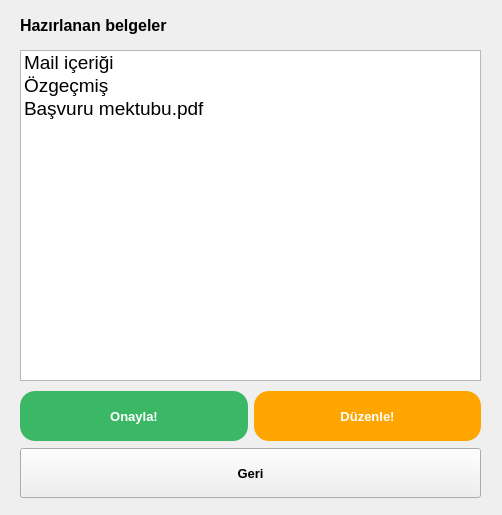
<?xml version="1.0" encoding="UTF-8"?>
<ui version="4.0">
 <class>FILES</class>
 <widget class="QWidget" name="FILES">
  <property name="geometry">
   <rect>
    <x>0</x>
    <y>0</y>
    <width>502</width>
    <height>515</height>
   </rect>
  </property>
  <property name="windowTitle">
   <string>Files</string>
  </property>
  <widget class="QListWidget" name="listWidget">
   <property name="geometry">
    <rect>
     <x>20</x>
     <y>50</y>
     <width>461</width>
     <height>331</height>
    </rect>
   </property>
   <property name="font">
    <font>
     <pointsize>14</pointsize>
    </font>
   </property>
   <property name="isWrapping" stdset="0">
    <bool>false</bool>
   </property>
   <property name="viewMode">
    <enum>QListView::ListMode</enum>
   </property>
   <item>
    <property name="text">
     <string>Mail içeriği</string>
    </property>
    <property name="icon">
     <iconset>
      <normaloff>img/mail.png</normaloff>img/mail.png</iconset>
    </property>
   </item>
   <item>
    <property name="text">
     <string>Özgeçmiş</string>
    </property>
    <property name="icon">
     <iconset>
      <normaloff>img/cv.png</normaloff>img/cv.png</iconset>
    </property>
   </item>
   <item>
    <property name="text">
     <string>Başvuru mektubu.pdf</string>
    </property>
    <property name="icon">
     <iconset>
      <normaloff>img/pdf.png</normaloff>img/pdf.png</iconset>
    </property>
   </item>
  </widget>
  <widget class="QLabel" name="label_4">
   <property name="geometry">
    <rect>
     <x>20</x>
     <y>10</y>
     <width>211</width>
     <height>31</height>
    </rect>
   </property>
   <property name="font">
    <font>
     <pointsize>12</pointsize>
     <weight>75</weight>
     <bold>true</bold>
    </font>
   </property>
   <property name="text">
    <string>Hazırlanan belgeler</string>
   </property>
  </widget>
  <widget class="QWidget" name="verticalLayoutWidget">
   <property name="geometry">
    <rect>
     <x>20</x>
     <y>390</y>
     <width>461</width>
     <height>111</height>
    </rect>
   </property>
   <layout class="QVBoxLayout" name="verticalLayout">
    <item>
     <layout class="QHBoxLayout" name="horizontalLayout">
      <item>
       <widget class="QPushButton" name="pushButton">
        <property name="minimumSize">
         <size>
          <width>0</width>
          <height>50</height>
         </size>
        </property>
        <property name="font">
         <font>
          <family>Yu Gothic UI</family>
          <pointsize>10</pointsize>
          <weight>75</weight>
          <bold>true</bold>
         </font>
        </property>
        <property name="cursor">
         <cursorShape>OpenHandCursor</cursorShape>
        </property>
        <property name="styleSheet">
         <string notr="true">background: #3bb865;
color:white;
border-radius:15px;</string>
        </property>
        <property name="text">
         <string>Onayla!</string>
        </property>
       </widget>
      </item>
      <item>
       <widget class="QPushButton" name="pushButton_2">
        <property name="minimumSize">
         <size>
          <width>0</width>
          <height>50</height>
         </size>
        </property>
        <property name="font">
         <font>
          <family>Yu Gothic UI</family>
          <pointsize>10</pointsize>
          <weight>75</weight>
          <bold>true</bold>
         </font>
        </property>
        <property name="cursor">
         <cursorShape>OpenHandCursor</cursorShape>
        </property>
        <property name="styleSheet">
         <string notr="true">background: orange;
color:white;
border-radius:15px;</string>
        </property>
        <property name="text">
         <string>Düzenle!</string>
        </property>
       </widget>
      </item>
     </layout>
    </item>
    <item>
     <widget class="QPushButton" name="pushButton_3">
      <property name="minimumSize">
       <size>
        <width>0</width>
        <height>50</height>
       </size>
      </property>
      <property name="font">
       <font>
        <family>Yu Gothic UI</family>
        <pointsize>10</pointsize>
        <weight>75</weight>
        <bold>true</bold>
       </font>
      </property>
      <property name="cursor">
       <cursorShape>OpenHandCursor</cursorShape>
      </property>
      <property name="styleSheet">
       <string notr="true"/>
      </property>
      <property name="text">
       <string>Geri</string>
      </property>
     </widget>
    </item>
   </layout>
  </widget>
 </widget>
 <resources/>
 <connections/>
</ui>
